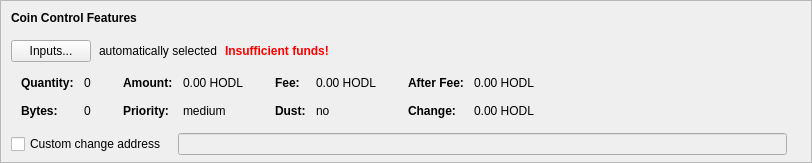
    <widget class="QFrame" name="frameCoinControl">
     <property name="sizePolicy">
      <sizepolicy hsizetype="Expanding" vsizetype="Expanding">
       <horstretch>0</horstretch>
       <verstretch>0</verstretch>
      </sizepolicy>
     </property>
     <property name="maximumSize">
      <size>
       <width>16777215</width>
       <height>16777215</height>
      </size>
     </property>
     <property name="frameShape">
      <enum>QFrame::StyledPanel</enum>
     </property>
     <property name="frameShadow">
      <enum>QFrame::Sunken</enum>
     </property>
     <layout class="QVBoxLayout" name="verticalLayoutCoinControl2">
      <property name="spacing">
       <number>0</number>
      </property>
      <property name="leftMargin">
       <number>0</number>
      </property>
      <property name="topMargin">
       <number>0</number>
      </property>
      <property name="rightMargin">
       <number>0</number>
      </property>
      <property name="bottomMargin">
       <number>6</number>
      </property>
      <item>
       <layout class="QVBoxLayout" name="verticalLayoutCoinControl" stretch="0,0,0,0,1">
        <property name="spacing">
         <number>0</number>
        </property>
        <property name="leftMargin">
         <number>10</number>
        </property>
        <property name="topMargin">
         <number>10</number>
        </property>
        <item>
         <layout class="QHBoxLayout" name="horizontalLayoutCoinControl1">
          <property name="bottomMargin">
           <number>15</number>
          </property>
          <item>
           <widget class="QLabel" name="labelCoinControlFeatures">
            <property name="sizePolicy">
             <sizepolicy hsizetype="Preferred" vsizetype="Maximum">
              <horstretch>0</horstretch>
              <verstretch>0</verstretch>
             </sizepolicy>
            </property>
            <property name="font">
             <font>
              <weight>75</weight>
              <bold>true</bold>
             </font>
            </property>
            <property name="styleSheet">
             <string notr="true">font-weight:bold;</string>
            </property>
            <property name="text">
             <string>Coin Control Features</string>
            </property>
           </widget>
          </item>
         </layout>
        </item>
        <item>
         <layout class="QHBoxLayout" name="horizontalLayoutCoinControl2" stretch="0,0,0,0">
          <property name="spacing">
           <number>8</number>
          </property>
          <property name="bottomMargin">
           <number>10</number>
          </property>
          <item>
           <widget class="QPushButton" name="pushButtonCoinControl">
            <property name="styleSheet">
             <string notr="true"/>
            </property>
            <property name="text">
             <string>Inputs...</string>
            </property>
            <property name="autoDefault">
             <bool>false</bool>
            </property>
           </widget>
          </item>
          <item>
           <widget class="QLabel" name="labelCoinControlAutomaticallySelected">
            <property name="text">
             <string>automatically selected</string>
            </property>
            <property name="margin">
             <number>5</number>
            </property>
           </widget>
          </item>
          <item>
           <widget class="QLabel" name="labelCoinControlInsuffFunds">
            <property name="font">
             <font>
              <weight>75</weight>
              <bold>true</bold>
             </font>
            </property>
            <property name="styleSheet">
             <string notr="true">color:red;font-weight:bold;</string>
            </property>
            <property name="text">
             <string>Insufficient funds!</string>
            </property>
            <property name="margin">
             <number>5</number>
            </property>
           </widget>
          </item>
          <item>
           <spacer name="horizontalSpacerCoinControl">
            <property name="orientation">
             <enum>Qt::Horizontal</enum>
            </property>
            <property name="sizeHint" stdset="0">
             <size>
              <width>40</width>
              <height>1</height>
             </size>
            </property>
           </spacer>
          </item>
         </layout>
        </item>
        <item>
         <widget class="QWidget" name="widgetCoinControl" native="true">
          <property name="sizePolicy">
           <sizepolicy hsizetype="Preferred" vsizetype="Preferred">
            <horstretch>0</horstretch>
            <verstretch>0</verstretch>
           </sizepolicy>
          </property>
          <property name="minimumSize">
           <size>
            <width>0</width>
            <height>0</height>
           </size>
          </property>
          <property name="styleSheet">
           <string notr="true"/>
          </property>
          <layout class="QHBoxLayout" name="horizontalLayoutCoinControl5">
           <property name="leftMargin">
            <number>0</number>
           </property>
           <property name="topMargin">
            <number>0</number>
           </property>
           <property name="rightMargin">
            <number>0</number>
           </property>
           <property name="bottomMargin">
            <number>0</number>
           </property>
           <item>
            <layout class="QHBoxLayout" name="horizontalLayoutCoinControl3" stretch="0,0,0,1">
             <property name="spacing">
              <number>20</number>
             </property>
             <property name="topMargin">
              <number>0</number>
             </property>
             <property name="bottomMargin">
              <number>10</number>
             </property>
             <item>
              <layout class="QFormLayout" name="formLayoutCoinControl1">
               <property name="horizontalSpacing">
                <number>10</number>
               </property>
               <property name="verticalSpacing">
                <number>14</number>
               </property>
               <property name="leftMargin">
                <number>10</number>
               </property>
               <property name="topMargin">
                <number>4</number>
               </property>
               <property name="rightMargin">
                <number>6</number>
               </property>
               <item row="0" column="0">
                <widget class="QLabel" name="labelCoinControlQuantityText">
                 <property name="font">
                  <font>
                   <weight>75</weight>
                   <bold>true</bold>
                  </font>
                 </property>
                 <property name="text">
                  <string>Quantity:</string>
                 </property>
                 <property name="margin">
                  <number>0</number>
                 </property>
                </widget>
               </item>
               <item row="0" column="1">
                <widget class="QLabel" name="labelCoinControlQuantity">
                 <property name="cursor">
                  <cursorShape>IBeamCursor</cursorShape>
                 </property>
                 <property name="contextMenuPolicy">
                  <enum>Qt::ActionsContextMenu</enum>
                 </property>
                 <property name="text">
                  <string notr="true">0</string>
                 </property>
                 <property name="margin">
                  <number>0</number>
                 </property>
                 <property name="textInteractionFlags">
                  <set>Qt::LinksAccessibleByMouse|Qt::TextSelectableByKeyboard|Qt::TextSelectableByMouse</set>
                 </property>
                </widget>
               </item>
               <item row="1" column="0">
                <widget class="QLabel" name="labelCoinControlBytesText">
                 <property name="font">
                  <font>
                   <weight>75</weight>
                   <bold>true</bold>
                  </font>
                 </property>
                 <property name="text">
                  <string>Bytes:</string>
                 </property>
                </widget>
               </item>
               <item row="1" column="1">
                <widget class="QLabel" name="labelCoinControlBytes">
                 <property name="cursor">
                  <cursorShape>IBeamCursor</cursorShape>
                 </property>
                 <property name="contextMenuPolicy">
                  <enum>Qt::ActionsContextMenu</enum>
                 </property>
                 <property name="text">
                  <string notr="true">0</string>
                 </property>
                 <property name="textInteractionFlags">
                  <set>Qt::LinksAccessibleByMouse|Qt::TextSelectableByKeyboard|Qt::TextSelectableByMouse</set>
                 </property>
                </widget>
               </item>
              </layout>
             </item>
             <item>
              <layout class="QFormLayout" name="formLayoutCoinControl2">
               <property name="horizontalSpacing">
                <number>10</number>
               </property>
               <property name="verticalSpacing">
                <number>14</number>
               </property>
               <property name="leftMargin">
                <number>6</number>
               </property>
               <property name="topMargin">
                <number>4</number>
               </property>
               <property name="rightMargin">
                <number>6</number>
               </property>
               <item row="0" column="0">
                <widget class="QLabel" name="labelCoinControlAmountText">
                 <property name="font">
                  <font>
                   <weight>75</weight>
                   <bold>true</bold>
                  </font>
                 </property>
                 <property name="text">
                  <string>Amount:</string>
                 </property>
                 <property name="margin">
                  <number>0</number>
                 </property>
                </widget>
               </item>
               <item row="0" column="1">
                <widget class="QLabel" name="labelCoinControlAmount">
                 <property name="cursor">
                  <cursorShape>IBeamCursor</cursorShape>
                 </property>
                 <property name="contextMenuPolicy">
                  <enum>Qt::ActionsContextMenu</enum>
                 </property>
                 <property name="text">
                  <string notr="true">0.00 HODL</string>
                 </property>
                 <property name="textInteractionFlags">
                  <set>Qt::LinksAccessibleByMouse|Qt::TextSelectableByKeyboard|Qt::TextSelectableByMouse</set>
                 </property>
                </widget>
               </item>
               <item row="1" column="0">
                <widget class="QLabel" name="labelCoinControlPriorityText">
                 <property name="font">
                  <font>
                   <weight>75</weight>
                   <bold>true</bold>
                  </font>
                 </property>
                 <property name="text">
                  <string>Priority:</string>
                 </property>
                </widget>
               </item>
               <item row="1" column="1">
                <widget class="QLabel" name="labelCoinControlPriority">
                 <property name="cursor">
                  <cursorShape>IBeamCursor</cursorShape>
                 </property>
                 <property name="contextMenuPolicy">
                  <enum>Qt::ActionsContextMenu</enum>
                 </property>
                 <property name="text">
                  <string notr="true">medium</string>
                 </property>
                 <property name="textInteractionFlags">
                  <set>Qt::LinksAccessibleByMouse|Qt::TextSelectableByKeyboard|Qt::TextSelectableByMouse</set>
                 </property>
                </widget>
               </item>
              </layout>
             </item>
             <item>
              <layout class="QFormLayout" name="formLayoutCoinControl3">
               <property name="horizontalSpacing">
                <number>10</number>
               </property>
               <property name="verticalSpacing">
                <number>14</number>
               </property>
               <property name="leftMargin">
                <number>6</number>
               </property>
               <property name="topMargin">
                <number>4</number>
               </property>
               <property name="rightMargin">
                <number>6</number>
               </property>
               <item row="0" column="0">
                <widget class="QLabel" name="labelCoinControlFeeText">
                 <property name="font">
                  <font>
                   <weight>75</weight>
                   <bold>true</bold>
                  </font>
                 </property>
                 <property name="text">
                  <string>Fee:</string>
                 </property>
                 <property name="margin">
                  <number>0</number>
                 </property>
                </widget>
               </item>
               <item row="0" column="1">
                <widget class="QLabel" name="labelCoinControlFee">
                 <property name="cursor">
                  <cursorShape>IBeamCursor</cursorShape>
                 </property>
                 <property name="contextMenuPolicy">
                  <enum>Qt::ActionsContextMenu</enum>
                 </property>
                 <property name="text">
                  <string notr="true">0.00 HODL</string>
                 </property>
                 <property name="textInteractionFlags">
                  <set>Qt::LinksAccessibleByMouse|Qt::TextSelectableByKeyboard|Qt::TextSelectableByMouse</set>
                 </property>
                </widget>
               </item>
               <item row="1" column="0">
                <widget class="QLabel" name="labelCoinControlLowOutputText">
                 <property name="font">
                  <font>
                   <weight>75</weight>
                   <bold>true</bold>
                  </font>
                 </property>
                 <property name="text">
                  <string>Dust:</string>
                 </property>
                </widget>
               </item>
               <item row="1" column="1">
                <widget class="QLabel" name="labelCoinControlLowOutput">
                 <property name="cursor">
                  <cursorShape>IBeamCursor</cursorShape>
                 </property>
                 <property name="contextMenuPolicy">
                  <enum>Qt::ActionsContextMenu</enum>
                 </property>
                 <property name="text">
                  <string notr="true">no</string>
                 </property>
                 <property name="textInteractionFlags">
                  <set>Qt::LinksAccessibleByMouse|Qt::TextSelectableByKeyboard|Qt::TextSelectableByMouse</set>
                 </property>
                </widget>
               </item>
              </layout>
             </item>
             <item>
              <layout class="QFormLayout" name="formLayoutCoinControl4">
               <property name="horizontalSpacing">
                <number>10</number>
               </property>
               <property name="verticalSpacing">
                <number>14</number>
               </property>
               <property name="leftMargin">
                <number>6</number>
               </property>
               <property name="topMargin">
                <number>4</number>
               </property>
               <property name="rightMargin">
                <number>6</number>
               </property>
               <item row="0" column="0">
                <widget class="QLabel" name="labelCoinControlAfterFeeText">
                 <property name="font">
                  <font>
                   <weight>75</weight>
                   <bold>true</bold>
                  </font>
                 </property>
                 <property name="text">
                  <string>After Fee:</string>
                 </property>
                 <property name="margin">
                  <number>0</number>
                 </property>
                </widget>
               </item>
               <item row="0" column="1">
                <widget class="QLabel" name="labelCoinControlAfterFee">
                 <property name="cursor">
                  <cursorShape>IBeamCursor</cursorShape>
                 </property>
                 <property name="contextMenuPolicy">
                  <enum>Qt::ActionsContextMenu</enum>
                 </property>
                 <property name="text">
                  <string notr="true">0.00 HODL</string>
                 </property>
                 <property name="textInteractionFlags">
                  <set>Qt::LinksAccessibleByMouse|Qt::TextSelectableByKeyboard|Qt::TextSelectableByMouse</set>
                 </property>
                </widget>
               </item>
               <item row="1" column="0">
                <widget class="QLabel" name="labelCoinControlChangeText">
                 <property name="font">
                  <font>
                   <weight>75</weight>
                   <bold>true</bold>
                  </font>
                 </property>
                 <property name="text">
                  <string>Change:</string>
                 </property>
                </widget>
               </item>
               <item row="1" column="1">
                <widget class="QLabel" name="labelCoinControlChange">
                 <property name="cursor">
                  <cursorShape>IBeamCursor</cursorShape>
                 </property>
                 <property name="contextMenuPolicy">
                  <enum>Qt::ActionsContextMenu</enum>
                 </property>
                 <property name="text">
                  <string notr="true">0.00 HODL</string>
                 </property>
                 <property name="textInteractionFlags">
                  <set>Qt::LinksAccessibleByMouse|Qt::TextSelectableByKeyboard|Qt::TextSelectableByMouse</set>
                 </property>
                </widget>
               </item>
              </layout>
             </item>
            </layout>
           </item>
          </layout>
         </widget>
        </item>
        <item>
         <layout class="QHBoxLayout" name="horizontalLayoutCoinControl4" stretch="0,0,0">
          <property name="spacing">
           <number>12</number>
          </property>
          <property name="sizeConstraint">
           <enum>QLayout::SetDefaultConstraint</enum>
          </property>
          <property name="topMargin">
           <number>5</number>
          </property>
          <property name="rightMargin">
           <number>5</number>
          </property>
          <item>
           <widget class="QCheckBox" name="checkBoxCoinControlChange">
            <property name="toolTip">
             <string>If this is activated, but the change address is empty or invalid, change will be sent to a newly generated address.</string>
            </property>
            <property name="text">
             <string>Custom change address</string>
            </property>
           </widget>
          </item>
          <item>
           <widget class="QValidatedLineEdit" name="lineEditCoinControlChange">
            <property name="enabled">
             <bool>false</bool>
            </property>
            <property name="sizePolicy">
             <sizepolicy hsizetype="Expanding" vsizetype="Fixed">
              <horstretch>0</horstretch>
              <verstretch>0</verstretch>
             </sizepolicy>
            </property>
           </widget>
          </item>
          <item>
           <widget class="QLabel" name="labelCoinControlChangeLabel">
            <property name="sizePolicy">
             <sizepolicy hsizetype="Preferred" vsizetype="Expanding">
              <horstretch>0</horstretch>
              <verstretch>0</verstretch>
             </sizepolicy>
            </property>
            <property name="minimumSize">
             <size>
              <width>0</width>
              <height>0</height>
             </size>
            </property>
            <property name="text">
             <string/>
            </property>
            <property name="margin">
             <number>3</number>
            </property>
           </widget>
          </item>
         </layout>
        </item>
        <item>
         <spacer name="verticalSpacerCoinControl">
          <property name="orientation">
           <enum>Qt::Vertical</enum>
          </property>
          <property name="sizeHint" stdset="0">
           <size>
            <width>800</width>
            <height>1</height>
           </size>
          </property>
         </spacer>
        </item>
       </layout>
      </item>
     </layout>
    </widget>
